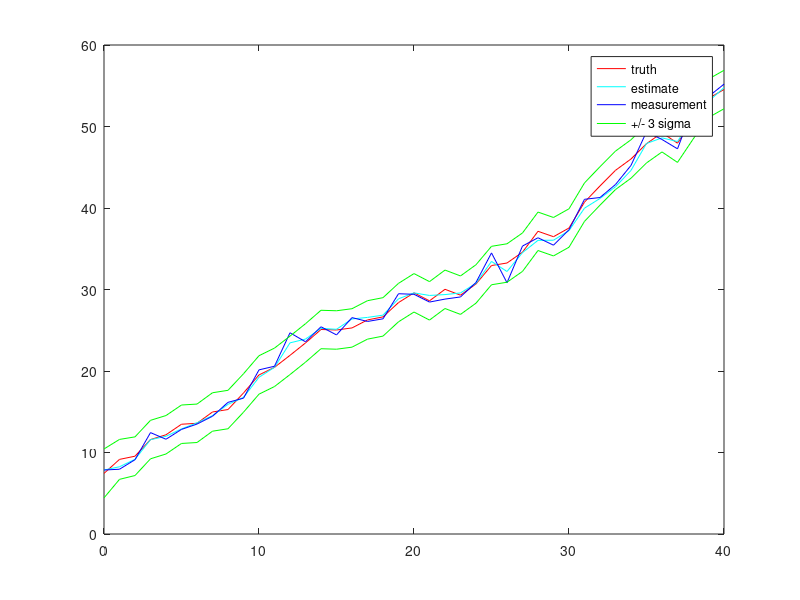

Write the MATLAB code that produced this figure.
% define system
% x+ = x + u * dt + n
% y  = x + v

dt = 1;

F_x = 1;
F_u = dt;
F_n = 1;
H = 1;

Q = 1;
R = 1;

% simulated variables

X = 7;
u = 1;

% estimated variables

x = 0;
P = 1e4;

% trajectories
tt = 0:dt:40;
XX = zeros(1, size(tt,2));
xx = zeros(1, size(tt,2));
yy = zeros(1, size(tt,2));
PP = zeros(1, size(tt,2));

% perturbation levels
q = sqrt(Q);
r = sqrt(R);

% start loop
i = 1;
for t = tt

    % simulate
    n = q * randn;
    X = F_x * X + F_u * u + F_n * n;
    v = r * randn;
    y = H*X + v;
    
    % estimate - prediction
    x = F_x * x + F_u * u;
    P = F_x * P * F_x' + F_n * Q * F_n';
    
    % correction
    e = H * x;
    E = H * P * H';
    
    z = y - e;
    Z = R + E;
    
    K = P * H' * Z^-1;
    
    x = x + K * z;
    P = P - K * H * P;
    
    % collect data
    XX(:,i) = X;
    xx(:,i) = x;
    yy(:,i) = y;
    PP(:,i) = diag(P);

    % update index
    i = i + 1;
end

% plot
plot(tt,XX,'r',tt,xx,'c',tt,yy,'b',tt,XX+3*sqrt(PP),'g',tt,XX-3*sqrt(PP),'g');
legend('truth','estimate','measurement','+/- 3 sigma')